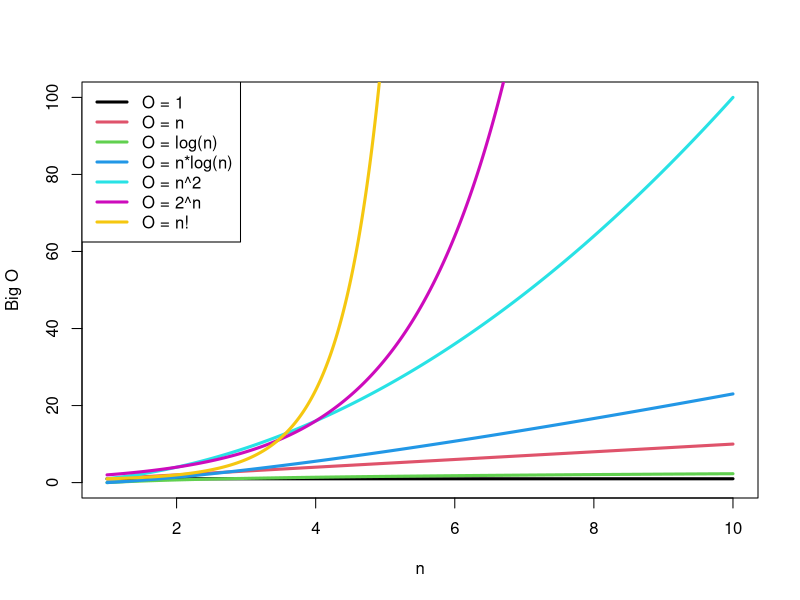

The R source for this figure:
# Autor> Jazielinho

# Comparacion big O

valores <- seq(from = 1, to = 10, by = 0.01)

o_constante <- rep(1, length(valores))
o_lineal <- valores
o_log_n <- log(valores)
o_n_log_n <- valores * log(valores)
o_n_2 <- valores ^ 2
o_2_n <- 2 ^ valores
o_n_fact <- factorial(valores)


plot(valores, o_constante, type = 'l', col = 1, xlim = c(1, 10), ylim = c(0, 100), lwd = 3,
     xlab = 'n', ylab = 'Big O')
lines(valores, o_lineal, col = 2, lwd = 3)
lines(valores, o_log_n, col = 3, lwd = 3)
lines(valores, o_n_log_n, col = 4, lwd = 3)
lines(valores, o_n_2, col = 5, lwd = 3)
lines(valores, o_2_n, col = 6, lwd = 3)
lines(valores, o_n_fact, col = 7, lwd = 3)

legend('topleft', 
       legend = c('O = 1', 'O = n', 'O = log(n)', 'O = n*log(n)', 'O = n^2', 'O = 2^n', 'O = n!'),
       col = c(1, 2, 3, 4, 5, 6, 7),
       lwd = 3)